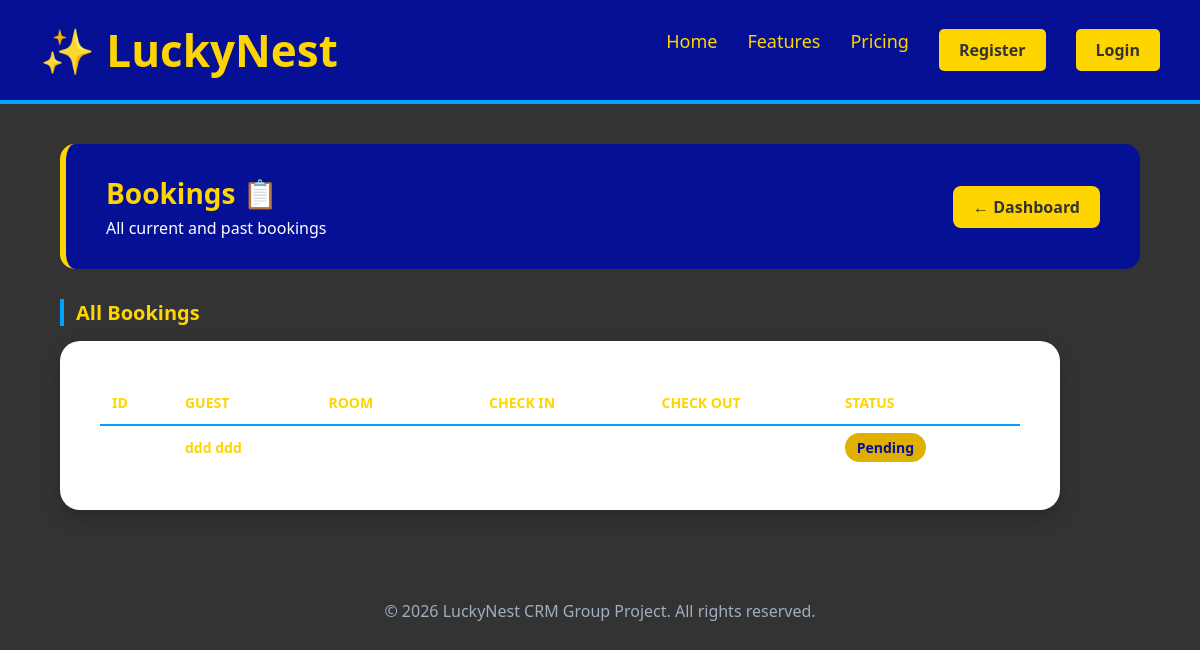
The app's page /bookings (signed in) with its own data.
### tables this page shows
CREATE TABLE Booking (
        BookingID INTEGER PRIMARY KEY AUTOINCREMENT,
        GuestID INT NOT NULL,
        RoomID INT NOT NULL,
        BookingDate DATETIME NOT NULL DEFAULT CURRENT_TIMESTAMP,
        CheckInDate DATE NOT NULL,
        CheckOutDate DATE NOT NULL,
        Status VARCHAR(20) NOT NULL,
        TotalAmount DECIMAL(10,2),
        SecurityDepositPaid TEXT DEFAULT 0,
        FOREIGN KEY (GuestID) REFERENCES Guest(GuestID),
        FOREIGN KEY (RoomID) REFERENCES Room(RoomID)
    );

CREATE TABLE Guest (
            GuestID INTEGER PRIMARY KEY AUTOINCREMENT,
            UserID INT NOT NULL,
            FirstName VARCHAR(50) NOT NULL,
            LastName VARCHAR(50) NOT NULL,
            Email VARCHAR(50) UNIQUE NOT NULL,
            TelNo VARCHAR(11) UNIQUE NOT NULL,
            Address TEXT,
            IDProofType VARCHAR(50),
            IDNumber VARCHAR(20),
            Occupation VARCHAR(50),
            DOB DATE,
            EmergencyContactName VARCHAR(100),
            EmergencyContactRelationship VARCHAR(50),
            EmergencyContactNumber VARCHAR(20),
            FOREIGN KEY (UserID) REFERENCES User(UserID)
        );

### app.py (the view)
@app.route('/bookings')
def bookings():
    if 'user_id' not in session:
        return redirect(url_for('login'))
    conn = get_db()
    all_bookings = conn.execute('''
        SELECT b.BookingID, g.FirstName, g.LastName, r.RoomNo,
               b.CheckInDate, b.CheckOutDate, b.Status
        FROM Booking b
        JOIN Guest g ON b.GuestID = g.GuestID
        JOIN Room r ON b.RoomID = r.RoomID
        ORDER BY b.BookingID DESC
    ''').fetchall()
    conn.close()
    return render_template('bookings.html', bookings=all_bookings)

### database.py (called while the page is built)
def get_db():
    conn = sqlite3.connect('luckynest.db')
    conn.row_factory = sqlite3.Row
    return conn

### templates/bookings.html (shortened to what this page needs)
{% extends "base.html" %}
{% block content %}
<div class="dashboard-wrapper">
    <div class="dashboard-banner">
        <div>
            <h1>Bookings 📋</h1>
            <p>All current and past bookings</p>
        </div>
        <a href="{{ url_for('dashboard') }}" class="btn-logout">← Dashboard</a>
    </div>
    <div class="section-title">All Bookings</div>
    <div class="table-container">
        <table class="dash-table">
            <thead>
                <tr>
                    <th>ID</th>
                    <th>Guest</th>
                    <th>Room</th>
                    <th>Check In</th>
                    <th>Check Out</th>
                    <th>Status</th>
                </tr>
            </thead>
            <tbody>
                {% if bookings %}
                    {% for booking in bookings %}
                    <tr>
                        <td>#{{ booking.BookingID }}</td>
                        <td><strong style="color:#FFD500;">{{ booking.FirstName }} {{ booking.LastName }}</strong></td>
                        <td>Room {{ booking.RoomNo }}</td>
                        <td>{{ booking.CheckInDate }}</td>
                        <td>{{ booking.CheckOutDate }}</td>
                        <td><span class="status-badge">{{ booking.Status }}</span></td>
                    </tr>
                    {% endfor %}
                {% else %}
                    <tr>
                        <td colspan="6" style="text-align:center; color:#aaa; padding:30px;">
                            No bookings yet
                        </td>
                    </tr>
                {% endif %}
            </tbody>
        </table>
    </div>
</div>
{% endblock %}

### static/CSS/styles.css (style rules this page uses)
* { margin: 0; padding: 0; box-sizing: border-box; font-family: 'Segoe UI', Tahoma, Geneva, Verdana, sans-serif; }
body { background-color: #333; color: #333; display: flex; flex-direction: column; min-height: 100vh; }
.dashboard-wrapper { padding: 40px 5%; color: white; }
.dashboard-banner { background-color: #051094; border-radius: 15px; padding: 30px 40px; display: flex; justify-content: space-between; align-items: center; margin-bottom: 30px; border-left: 6px solid #FFD500; }
.dashboard-banner h1 { color: #FFD500; font-size: 28px; }
.dashboard-banner p { color: white; margin-top: 5px; }
.btn-logout { background-color: #FFD500; color: #333; padding: 10px 20px; border-radius: 8px; text-decoration: none; font-weight: bold; transition: background-color 0.3s; }
.section-title { color: #FFD500; font-size: 20px; font-weight: bold; margin: 30px 0 15px 0; border-left: 4px solid #00A2FF; padding-left: 12px; }
.table-container { background-color: #051094; border-radius: 12px; padding: 20px; margin-bottom: 30px; overflow-x: auto; }
.dash-table { width: 100%; border-collapse: collapse; color: white; }
.dash-table th { color: #FFD500; text-align: left; padding: 12px; border-bottom: 2px solid #00A2FF; font-size: 14px; text-transform: uppercase; }
.dash-table td { padding: 12px; border-bottom: 1px solid #ffffff11; font-size: 14px; }
.table-container { background-color: #FFFFFF; border-radius: 20px; padding: 40px; width: 100%; max-width: 1000px; box-shadow: 0 8px 20px rgba(0, 0, 0, 0.2); }
.status-badge { background-color: #DFB000; color: #051094; padding: 5px 12px; border-radius: 15px; font-size: 14px; font-weight: bold; }

### records on screen
Booking: FirstName "ddd", LastName "ddd", Status "Pending"
